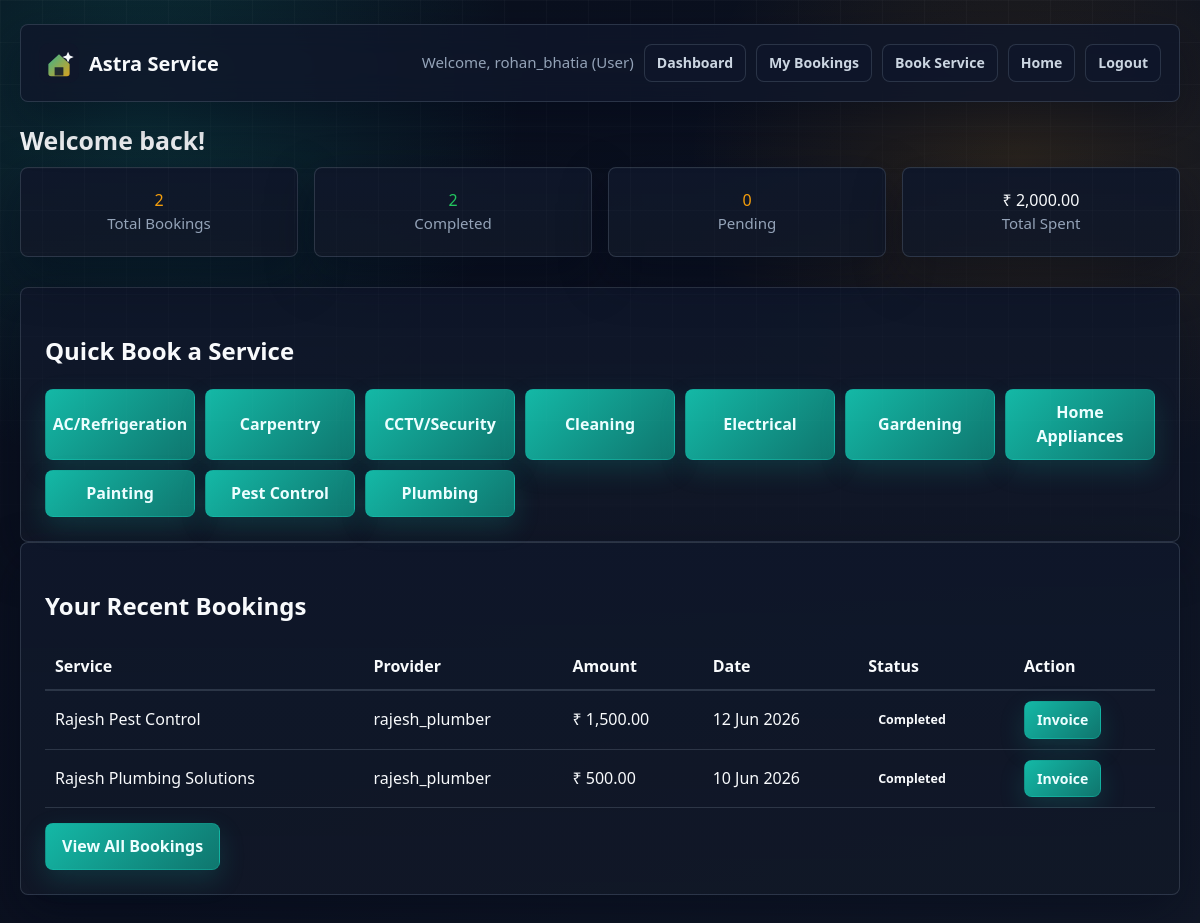
The page /user/dashboard.php (signed in) on the database its author committed.
### tables this page shows
CREATE TABLE categories (
    id INT AUTO_INCREMENT PRIMARY KEY,
    name VARCHAR(100) NOT NULL UNIQUE,
    description VARCHAR(255) DEFAULT NULL
);

CREATE TABLE bookings (
    id INT AUTO_INCREMENT PRIMARY KEY,
    user_id INT,
    service_id INT,
    provider_id INT,
    customer_name VARCHAR(100),
    customer_phone VARCHAR(20),
    customer_address VARCHAR(255),
    service_price DECIMAL(10, 2) DEFAULT 0.00,
    status ENUM('pending', 'confirmed', 'completed', 'cancelled') DEFAULT 'pending',
    booking_date TIMESTAMP DEFAULT CURRENT_TIMESTAMP,
    completion_date DATETIME,
    FOREIGN KEY(user_id) REFERENCES users(id) ON DELETE CASCADE,
    FOREIGN KEY(service_id) REFERENCES services(id) ON DELETE SET NULL,
    FOREIGN KEY(provider_id) REFERENCES users(id) ON DELETE SET NULL
);

CREATE TABLE services (
    id INT AUTO_INCREMENT PRIMARY KEY,
    category VARCHAR(100) NOT NULL,
    provider_id INT,
    name VARCHAR(100),
    phone VARCHAR(20),
    price DECIMAL(10, 2) DEFAULT 0.00,
    status ENUM('available', 'booked') DEFAULT 'available',
    created_at TIMESTAMP DEFAULT CURRENT_TIMESTAMP,
    FOREIGN KEY(provider_id) REFERENCES users(id) ON DELETE SET NULL
);

CREATE TABLE users (
    id INT AUTO_INCREMENT PRIMARY KEY,
    username VARCHAR(50) NOT NULL UNIQUE,
    email VARCHAR(100) NOT NULL UNIQUE,
    password VARCHAR(255) NOT NULL,
    role ENUM('admin', 'user', 'provider') DEFAULT 'user',
    phone VARCHAR(20),
    address VARCHAR(255),
    created_at TIMESTAMP DEFAULT CURRENT_TIMESTAMP
);

### shared/auth.php (called while the page is built, shortened)
<?php
function getCurrentUserId() {
    return $_SESSION['user_id'] ?? null;
}

### shared/functions.php (called while the page is built, shortened)
<?php
function formatCurrency($amount) {
    return '₹ ' . number_format($amount, 2);
}
function formatDate($date) {
    return date('d M Y', strtotime($date));
}
function getUserStats($conn, $userId) {
    $stats = [
        'total_bookings' => 0,
        'completed_bookings' => 0,
        'pending_bookings' => 0,
        'total_spent' => 0
    ];
    $stmt = $conn->prepare("SELECT COUNT(*) AS count FROM bookings WHERE user_id = ?");
    if ($stmt) {
        $stmt->bind_param('i', $userId);
        $stmt->execute();
        $result = $stmt->get_result();
        $row = $result->fetch_assoc();
        $stats['total_bookings'] = $row['count'];
    }
    $stmt = $conn->prepare("SELECT COUNT(*) AS count FROM bookings WHERE user_id = ? AND status = 'completed'");
    if ($stmt) {
        $stmt->bind_param('i', $userId);
        $stmt->execute();
        $result = $stmt->get_result();
        $row = $result->fetch_assoc();
        $stats['completed_bookings'] = $row['count'];
    }
    $stmt = $conn->prepare("SELECT COUNT(*) AS count FROM bookings WHERE user_id = ? AND status IN ('pending', 'confirmed')");
    if ($stmt) {
        $stmt->bind_param('i', $userId);
        $stmt->execute();
        $result = $stmt->get_result();
        $row = $result->fetch_assoc();
        $stats['pending_bookings'] = $row['count'];
    }
    $stmt = $conn->prepare("SELECT COALESCE(SUM(service_price), 0) AS total FROM bookings WHERE user_id = ? AND status = 'completed'");
    if ($stmt) {
        $stmt->bind_param('i', $userId);
        $stmt->execute();
        $result = $stmt->get_result();
        $row = $result->fetch_assoc();
        $stats['total_spent'] = $row['total'] ?? 0;
    }
    return $stats;
}

### user/dashboard.php (the view, shortened to what this page needs)
<?php
include_once '../shared/auth.php';
include_once '../shared/functions.php';
$conn = getDbConnection();
$userId = getCurrentUserId();
$stats = getUserStats($conn, $userId);
$recentBookings = [];
$result = $conn->query("
    SELECT b.id, b.booking_date, b.status, b.service_price,
           s.name AS service_name, s.category,
           p.username AS provider_name
    FROM bookings b
    LEFT JOIN services s ON b.service_id = s.id
    LEFT JOIN users p ON b.provider_id = p.id
    WHERE b.user_id = $userId
    ORDER BY b.booking_date DESC
    LIMIT 5
");
if ($result) {
    while ($row = $result->fetch_assoc()) {
        $recentBookings[] = $row;
    }
}
$categories = [];
$category_result = $conn->query("SELECT id, name FROM categories ORDER BY name ASC");
if ($category_result) {
    while ($category_row = $category_result->fetch_assoc()) {
        $categories[] = $category_row;
    }
}
?>
<?php include '../shared/header.php'; ?>
    <h1 class="h1" style="margin-top: 20px;">Welcome back!</h1>
    <div class="grid" style="grid-template-columns: repeat(auto-fit, minmax(200px, 1fr)); gap: 16px; margin-bottom: 30px;">
        <div class="card" style="text-align: center; padding: 20px;">
            <div class="h3" style="margin: 0; color: var(--accent-2);"><?php echo $stats['total_bookings']; ?></div>
            <div class="small">Total Bookings</div>
        </div>
        <div class="card" style="text-align: center; padding: 20px;">
            <div class="h3" style="margin: 0; color: var(--success);"><?php echo $stats['completed_bookings']; ?></div>
            <div class="small">Completed</div>
        </div>
        <div class="card" style="text-align: center; padding: 20px;">
            <div class="h3" style="margin: 0; color: var(--warning);"><?php echo $stats['pending_bookings']; ?></div>
            <div class="small">Pending</div>
        </div>
        <div class="card" style="text-align: center; padding: 20px;">
            <div class="h3" style="margin: 0; color: var(--accent-1);"><?php echo formatCurrency($stats['total_spent']); ?></div>
            <div class="small">Total Spent</div>
        </div>
    </div>
    <div class="card">
        <h2 class="h2">Quick Book a Service</h2>
        <div style="display: grid; grid-template-columns: repeat(auto-fit, minmax(150px, 1fr)); gap: 10px;">
            <?php foreach ($categories as $category): ?>
                <a href="../../services.php?category=<?php echo urlencode(htmlspecialchars($category['name'])); ?>" class="btn" style="text-align: center;">
                    <?php echo htmlspecialchars($category['name']); ?>
                </a>
            <?php endforeach; ?>
        </div>
    </div>
    <div class="card">
        <h2 class="h2">Your Recent Bookings</h2>
        <?php if (empty($recentBookings)): ?>
            <p class="small">No bookings yet. <a href="../../services.php">Book a service now!</a></p>
        <?php else: ?>
            <div style="overflow-x: auto;">
                <table style="width: 100%; border-collapse: collapse;">
                    <thead>
                        <tr style="border-bottom: 2px solid var(--border);">
                            <th style="padding: 10px; text-align: left;">Service</th>
                            <th style="padding: 10px; text-align: left;">Provider</th>
                            <th style="padding: 10px; text-align: left;">Amount</th>
                            <th style="padding: 10px; text-align: left;">Date</th>
                            <th style="padding: 10px; text-align: left;">Status</th>
                            <th style="padding: 10px; text-align: left;">Action</th>
                        </tr>
                    </thead>
                    <tbody>
                        <?php foreach ($recentBookings as $booking): ?>
                            <tr style="border-bottom: 1px solid var(--border);">
                                <td style="padding: 10px;"><?php echo htmlspecialchars($booking['service_name'] ?? '-'); ?></td>
                                <td style="padding: 10px;"><?php echo htmlspecialchars($booking['provider_name'] ?? '-'); ?></td>
                                <td style="padding: 10px;"><?php echo formatCurrency($booking['service_price'] ?? 0); ?></td>
                                <td style="padding: 10px;"><?php echo formatDate($booking['booking_date']); ?></td>
                                <td style="padding: 10px;"><span class="status-badge status-<?php echo htmlspecialchars($booking['status']); ?>"><?php echo ucfirst(htmlspecialchars($booking['status'])); ?></span></td>
                                <td style="padding: 10px;">
                                    <a href="invoice.php?booking_id=<?php echo intval($booking['id']); ?>" class="btn btn-sm">Invoice</a>
                                </td>
                            </tr>
                        <?php endforeach; ?>
                    </tbody>
                </table>
            </div>
            <div style="margin-top: 15px;">
                <a href="my_bookings.php" class="btn">View All Bookings</a>
            </div>
        <?php endif; ?>
    </div>
<?php include '../shared/footer.php'; ?>

### assets/css/style.css (style rules this page uses)
:root { --bg: #0b1120; --bg-soft: #111827; --surface: rgba(15, 23, 42, 0.9); --surface-2: #162033; --surface-3: #1f2937; --text: #f8fafc; --text-secondary: #cbd5e1; --muted: #94a3b8; --border: rgba(148, 163, 184, 0.22); --accent: #14b8a6; --accent-2: #f59e0b; --accent-3: #38bdf8; --accent-dark: #0f766e; --success: #22c55e; --warning: #f59e0b; --danger: #ef4444; --shadow: rgba(2, 6, 23, 0.42); --radius: 8px; }
* { box-sizing: border-box; }
html, body { min-height: 100%; margin: 0; }
body { font-family: "Segoe UI", Arial, sans-serif; color: var(--text); background: radial-gradient(circle at 12% 10%, rgba(20, 184, 166, 0.18), transparent 28%), radial-gradient(circle at 85% 18%, rgba(245, 158, 11, 0.13), transparent 26%), linear-gradient(135deg, #090f1d 0%, var(--bg) 48%, #111827 100%); line-height: 1.55; }
body::before { content: ""; position: fixed; inset: 0; pointer-events: none; background-image: linear-gradient(rgba(255, 255, 255, 0.035) 1px, transparent 1px), linear-gradient(90deg, rgba(255, 255, 255, 0.035) 1px, transparent 1px); background-size: 42px 42px; mask-image: linear-gradient(to bottom, rgba(0, 0, 0, 0.75), transparent 72%); }
a { color: var(--accent-3); text-decoration: none; transition: color 0.2s ease, border-color 0.2s ease, transform 0.2s ease; }
.card { border: 1px solid var(--border); border-radius: var(--radius); background: linear-gradient(180deg, rgba(15, 23, 42, 0.96), rgba(17, 24, 39, 0.9)); box-shadow: 0 18px 48px var(--shadow); padding: 24px; }
.grid, .card-container { display: grid; grid-template-columns: repeat(auto-fit, minmax(240px, 1fr)); gap: 18px; }
.h1 { margin: 0 0 12px; font-size: clamp(1.55rem, 2vw, 2.15rem); line-height: 1.15; letter-spacing: 0; }
.small, .text-muted { color: var(--muted); font-size: 0.94rem; }
.btn { display: inline-flex; align-items: center; justify-content: center; gap: 8px; min-height: 40px; padding: 10px 16px; border: 1px solid rgba(20, 184, 166, 0.35); border-radius: var(--radius); background: linear-gradient(135deg, var(--accent), var(--accent-dark)); color: #ecfeff; cursor: pointer; font-weight: 800; font-family: inherit; text-decoration: none; box-shadow: 0 10px 26px rgba(20, 184, 166, 0.18); transition: transform 0.2s ease, box-shadow 0.2s ease, border-color 0.2s ease, background 0.2s ease; }
.btn-sm { min-height: 34px; padding: 7px 12px; font-size: 0.88rem; }
.status-badge, .badge { display: inline-flex; align-items: center; width: fit-content; padding: 5px 10px; border-radius: 999px; font-size: 0.78rem; font-weight: 800; text-transform: capitalize; }

### rows shown on the page
categories: name "AC/Refrigeration"
categories: name "Carpentry"
categories: name "CCTV/Security"
categories: name "Cleaning"
categories: name "Electrical"
categories: name "Gardening"
categories: name "Home Appliances"
categories: name "Painting"
categories: name "Pest Control"
categories: name "Plumbing"
bookings: service.name "Rajesh Pest Control", provider.username "rajesh_plumber", service_price "₹ 1,500.00", booking_date "12 Jun 2026", status "Completed"
bookings: service.name "Rajesh Plumbing Solutions", provider.username "rajesh_plumber", service_price "₹ 500.00", booking_date "10 Jun 2026", status "Completed"

### other values the page prints
getCurrentUsername() "rohan_bhatia"
getCurrentUserRole() "User"
$stats['total_bookings'] "2"
$stats['completed_bookings'] "2"
$stats['pending_bookings'] "0"
formatCurrency($stats['total_spent']) "₹ 2,000.00"
